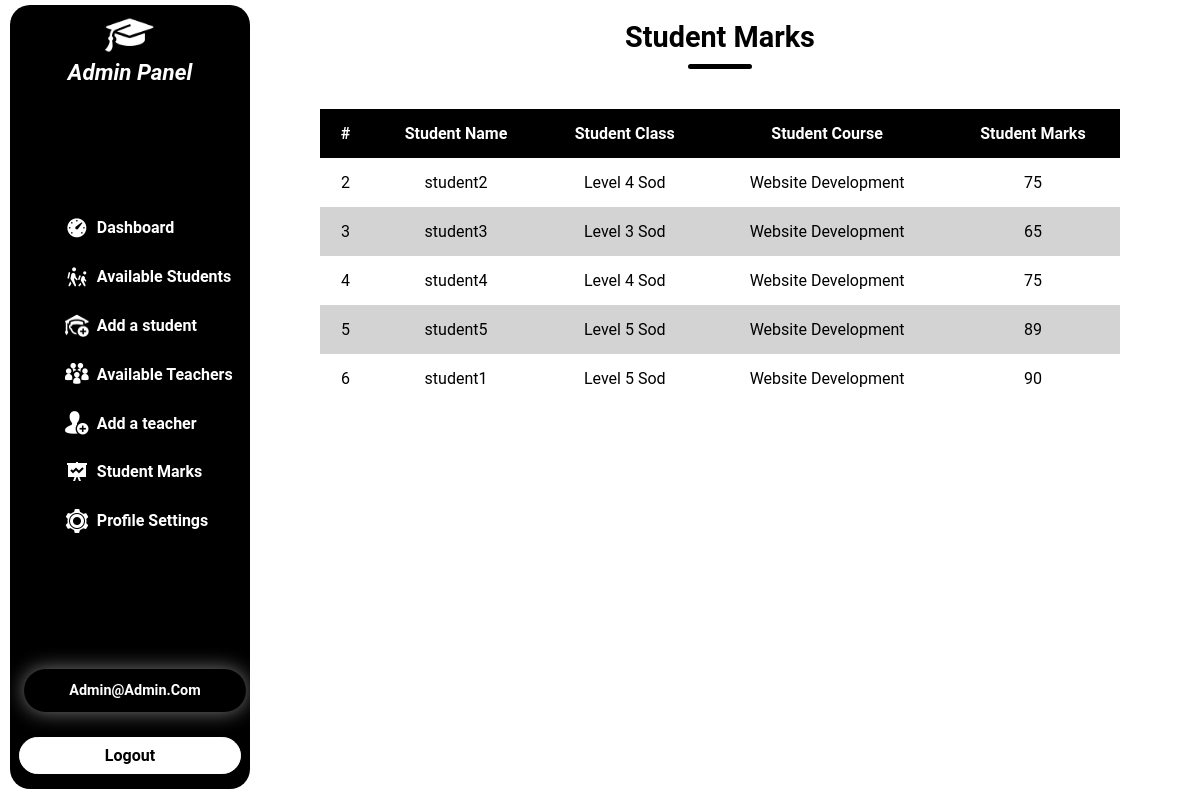
The app's page /admin/student_marks.php (signed in) with its own data.
### tables this page shows
CREATE TABLE `marks` (
  `id` int(11) NOT NULL,
  `student_name` varchar(100) NOT NULL,
  `student_class` varchar(100) NOT NULL,
  `student_marks` int(11) NOT NULL,
  `student_course` varchar(100) NOT NULL
);

### admin/student_marks.php (the view, shortened to what this page needs)
<?php
    include("../connection.php");
?>
<!DOCTYPE html>
<html lang="en">
<head>
    <link rel="stylesheet" href="../style.css">
    <link rel="stylesheet" href="https://cdnjs.cloudflare.com/ajax/libs/font-awesome/6.4.2/css/all.min.css" />
</head>
<body>
<div class="main-container">
<?php
    include("sidebar.php");
?>
    <section>
        <div class="container">
            <div class="title">
                <h1>Student Marks</h1>
                <div class="line"></div>
            </div>
            <table>
                <tr>
                    <th>#</th>
                    <th>Student Name</th>
                    <th>Student Class</th>
                    <th>Student Course</th>
                    <th>Student Marks</th>
                </tr>
                <?php
                $query=$con->query("Select * from marks");
                while ($row = mysqli_fetch_array($query))
                {
                ?>
                <tr>
                    <td><?php echo $row['id'];?></td>
                    <td><?php echo $row['student_name'];?></td>
                    <td><?php echo $row['student_class'];?></td>
                    <td><?php echo $row['student_course'];?></td>
                    <td><?php echo $row['student_marks'];?></td>
                </tr>
                <?php
                }
                ?>
            </table>
        </div>
    </section>
</div>
</body>
</html>

### style.css (style rules this page uses)
* { margin: 0; padding: 0; box-sizing: border-box; }
body { font-family: Roboto; }
.main-container { display: flex; flex-direction: row; justify-content: space-between; }
section { padding: 10px; width: 70%; margin-left: 25%; }
.container { display: flex; flex-direction: column; justify-content: center; padding: 10px; }
.title { display: flex; flex-direction: column; align-items: center; justify-content: center; }
.title h1 { font-size: 1.8rem; }
.title .line { padding: 2.5px; background: black; border-radius: 50px; width: 8%; margin-top: 10px; }
::placeholder { color: black; }
table { margin-top: 40px; width: 100%; text-align: center; border-collapse: collapse; }
th { background: black; color:#fff; }
tr:nth-child(odd) { background: lightgray; }
tr,th,td { padding: 15px; }

### records on screen
marks: id "2", student_name "student2", student_class "Level 4 Sod", student_course "Website Development", student_marks "75"
marks: id "3", student_name "student3", student_class "Level 3 Sod", student_course "Website Development", student_marks "65"
marks: id "4", student_name "student4", student_class "Level 4 Sod", student_course "Website Development", student_marks "75"
marks: id "5", student_name "student5", student_class "Level 5 Sod", student_course "Website Development", student_marks "89"
marks: id "6", student_name "student1", student_class "Level 5 Sod", student_course "Website Development", student_marks "90"

### other values on screen
$_SESSION['admin_email'] "Admin@admin.com"
